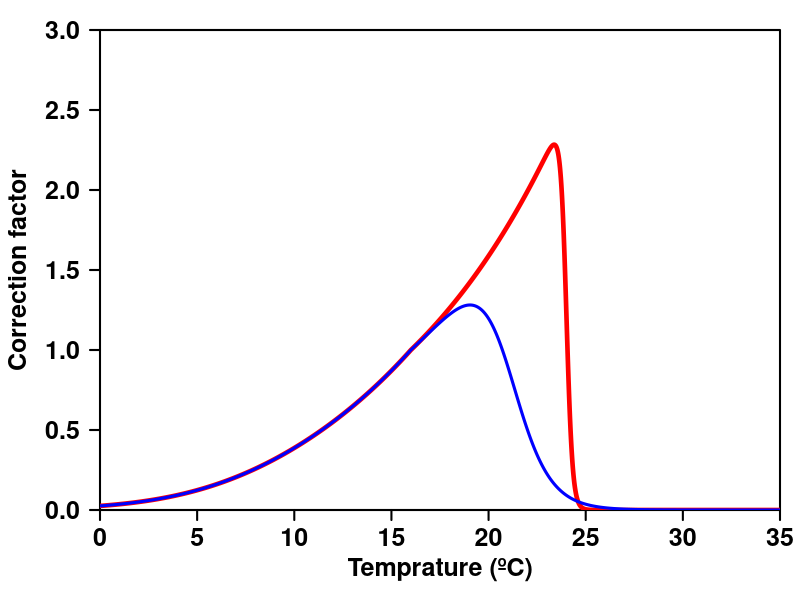

Write R code to recreate this figure.
#=============================================================================#
# Name   : CT_curves_Engraulis_encrasicolus
# Author : Jorge Flores-Valiente
# Date   : 
# Version:
# Aim    : Calculate and plot CT curve for DEB model
# URL    : 
#=============================================================================#
dirpath  <- 'C:/Users/jflores/Desktop/'
out_name <- 'E_encrasicolus_CTcurves'

T_K    <- 273.15;     # Kelvin
T_ref  <- 16 + T_K;   # Kelvin
T_A    <- 9800

# Temperature range
Temp   <- seq(from = 0, to = 35, by = 0.01) + T_K; # Kelvin

text_size <- 1
#=============================================================================#
#===================== Do not change anything from here ======================#
#=============================================================================#
png(filename = paste0(dirpath, out_name, '.png'), width = 850, height = 550, res = 120)
par(mar = c(4.5,5,1.5,1))
plot(Temp, type = 'n', axes = F, xlab = '', ylab = '', xaxs = 'i', yaxs = 'i', xlim = c(0,35), ylim = c(0,3))
axis(1, font = 2, lwd.ticks = 2, cex = 2, cex.axis = 1.5)
axis(2, font = 2, lwd.ticks = 2, cex = 2, cex.axis = 1.5, las = 2)
box(lwd = 2)
mtext(side = 1, line = 2.5, font = 2, cex = 1.5, text = 'Temprature (ºC)')
mtext(side = 2, line = 3.5, font = 2, cex = 1.5, text = 'Correction factor')

#===== CURVA 1 =====#
# Parameters
T_L  <- 6 + T_K     # K Lower temp boundary
T_H  <- 24 + T_K    # K Upper temp boundary
T_A  <- T_A        # K Arrhenius temperature
T_AL <- 20000       # K Arrh. temp for lower boundary
T_AH <- 190000*3    # K Arrh. temp for upper boundary

s_A = exp(T_A/T_ref - T_A/Temp)  # Arrhenius factor

# 1-parameter correction factor
TC_1 = s_A

# 5-parameter correction factor
if(T_L > T_ref || T_H < T_ref){
  warning('Warning : invalid parameter combination, T_L > T_ref and/or T_H < T_ref\n')
}

s_L_ratio <- (1 + exp(T_AL/T_ref - T_AL/T_L)) / (1 + exp(T_AL/Temp - T_AL/T_L))
s_H_ratio <- (1 + exp(T_AH/T_H - T_AH/T_ref)) / (1 + exp(T_AH/T_H - T_AH/Temp))
TC_5      <- s_A * ((Temp <= T_ref) * s_L_ratio + (Temp > T_ref) * s_H_ratio)
TC_ring1 <- TC_5
lines(Temp - T_K, TC_5, lwd = 4.5, col = 'red')

# text(2.5, 2.8, adj = 0, font = 2, col = 'red', cex = text_size, bquote(paste('T'[L]*' = ',  .(T_L-T_K))))
# text(2.5, 2.5, adj = 0, font = 2, col = 'red', cex = text_size, bquote(paste('T'[H]*' = ',  .(T_H-T_K))))
# text(2.5, 2.2, adj = 0, font = 2, col = 'red', cex = text_size, bquote(paste('T'[A]*' = ',  .(T_A))))
# text(2.5, 1.9, adj = 0, font = 2, col = 'red', cex = text_size, bquote(paste('T'[AL]*' = ', .(T_AL))))
# text(2.5, 1.6, adj = 0, font = 2, col = 'red', cex = text_size, bquote(paste('T'[AH]*' = ', .(T_AH))))
# text(2.5, 1.3, adj = 0, font = 2, col = 'red', cex = text_size, bquote(paste('TC'[max]*' = ', .(Temp[which.max(TC_5)]-T_K))))

#===== CURVA 2 =====#
# Parameters
T_L  <- 6 + T_K     # K Lower temp boundary
T_H  <- 21 + T_K    # K Upper temp boundary
T_A  <- T_A        # K Arrhenius temperature
T_AL <- 20000       # K Arrh. temp for lower boundary
T_AH <- 190000/2    # K Arrh. temp for upper boundary

s_A = exp(T_A/T_ref - T_A/Temp)  # Arrhenius factor

# 1-parameter correction factor
TC_1 = s_A

# 5-parameter correction factor
if(T_L > T_ref || T_H < T_ref){
  warning('Warning : invalid parameter combination, T_L > T_ref and/or T_H < T_ref\n')
}

s_L_ratio <- (1 + exp(T_AL/T_ref - T_AL/T_L)) / (1 + exp(T_AL/Temp - T_AL/T_L))
s_H_ratio <- (1 + exp(T_AH/T_H - T_AH/T_ref)) / (1 + exp(T_AH/T_H - T_AH/Temp))
TC_5      <- s_A * ((Temp <= T_ref) * s_L_ratio + (Temp > T_ref) * s_H_ratio)
TC_ring2 <- TC_5
lines(Temp - T_K, TC_5, lwd = 3.0, col = 'blue')

# text(27, 2.8, adj = 0, font = 2, col = 'blue', cex = text_size, bquote(paste('T'[L]*' = ',  .(T_L-T_K))))
# text(27, 2.5, adj = 0, font = 2, col = 'blue', cex = text_size, bquote(paste('T'[H]*' = ',  .(T_H-T_K))))
# text(27, 2.2, adj = 0, font = 2, col = 'blue', cex = text_size, bquote(paste('T'[A]*' = ',  .(T_A))))
# text(27, 1.9, adj = 0, font = 2, col = 'blue', cex = text_size, bquote(paste('T'[AL]*' = ', .(T_AL))))
# text(27, 1.6, adj = 0, font = 2, col = 'blue', cex = text_size, bquote(paste('T'[AH]*' = ', .(T_AH))))
# text(27, 1.3, adj = 0, font = 2, col = 'blue', cex = text_size, bquote(paste('TC'[max]*' = ', .(Temp[which.max(TC_5)]-T_K))))

# #===== CURVE 3 =====#
# # Parameters
# T_L  <- 6 + T_K    # K Lower temp boundary
# T_H  <- 17 + T_K   # K Upper temp boundary
# T_A  <- T_A        # K Arrhenius temperature
# T_AL <- 20000      # K Arrh. temp for lower boundary
# T_AH <- 190000 / 4 # K Arrh. temp for upper boundary
# 
# s_A = exp(T_A/T_ref - T_A/Temp)  # Arrhenius factor
# 
# # 1-parameter correction factor
# TC_1 = s_A
# 
# # 5-parameter correction factor
# if(T_L > T_ref || T_H < T_ref){
#   warning('Warning : invalid parameter combination, T_L > T_ref and/or T_H < T_ref\n')
# }
# 
# s_L_ratio <- (1 + exp(T_AL/T_ref - T_AL/T_L)) / (1 + exp(T_AL/Temp - T_AL/T_L))
# s_H_ratio <- (1 + exp(T_AH/T_H - T_AH/T_ref)) / (1 + exp(T_AH/T_H - T_AH/Temp))
# TC_5      <- s_A * ((Temp <= T_ref) * s_L_ratio + (Temp > T_ref) * s_H_ratio)
# lines(Temp - T_K, TC_5, lwd = 2.0, col = 'green')
# 
# text(27, 2.8, adj = 0, font = 2, col = 'blue', cex = text_size, bquote(paste('T'[L]*' = ',  .(T_L-T_K))))
# text(27, 2.5, adj = 0, font = 2, col = 'blue', cex = text_size, bquote(paste('T'[H]*' = ',  .(T_H-T_K))))
# text(27, 2.2, adj = 0, font = 2, col = 'blue', cex = text_size, bquote(paste('T'[A]*' = ',  .(T_A))))
# text(27, 1.9, adj = 0, font = 2, col = 'blue', cex = text_size, bquote(paste('T'[AL]*' = ', .(T_AL))))
# text(27, 1.6, adj = 0, font = 2, col = 'blue', cex = text_size, bquote(paste('T'[AH]*' = ', .(T_AH))))
# text(27, 1.3, adj = 0, font = 2, col = 'blue', cex = text_size, bquote(paste('TC'[max]*' = ', .(Temp[which.max(TC_5)]-T_K))))

dev.off()
#=============================================================================#
# END OF PROGRAM
#=============================================================================#